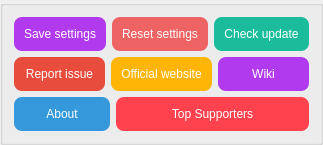
              <widget class="QGroupBox" name="groupBox_other_1">
               <property name="sizePolicy">
                <sizepolicy hsizetype="Preferred" vsizetype="Preferred">
                 <horstretch>0</horstretch>
                 <verstretch>0</verstretch>
                </sizepolicy>
               </property>
               <property name="maximumSize">
                <size>
                 <width>16777215</width>
                 <height>16777215</height>
                </size>
               </property>
               <property name="title">
                <string/>
               </property>
               <layout class="QGridLayout" name="gridLayout_7">
                <item row="0" column="0">
                 <layout class="QHBoxLayout" name="horizontalLayout_57">
                  <item>
                   <widget class="QPushButton" name="pushButton_SaveSettings">
                    <property name="enabled">
                     <bool>true</bool>
                    </property>
                    <property name="styleSheet">
                     <string notr="true">QPushButton{
background-color: rgb(178, 58, 238);
color: rgb(255, 255, 255);
border-style:outset;
border-radius:8px;
padding:10px;
}
QPushButton:hover{
background-color: rgb(191, 62, 255);
color: rgb(255, 255, 255);
border-style:outset;
border-radius:8px;
padding:10px;
}
QPushButton:pressed{
background-color: rgb(154, 50, 205);
color: rgb(255, 255, 255);
border-style:outset;
border-radius:8px;
padding:10px;
}
QPushButton:disabled{
background-color: rgb(166, 166, 166);
color: rgb(255, 255, 255);
border-style:outset;
border-radius:8px;
padding:10px;
}</string>
                    </property>
                    <property name="text">
                     <string>Save settings</string>
                    </property>
                   </widget>
                  </item>
                  <item>
                   <widget class="QPushButton" name="pushButton_ResetSettings">
                    <property name="styleSheet">
                     <string notr="true">QPushButton{
background-color: rgb(238, 99, 99);
color: rgb(255, 255, 255);
border-style:outset;
border-radius:8px;
padding:10px;
}
QPushButton:hover{
background-color: rgb(255, 106, 106);
color: rgb(255, 255, 255);
border-style:outset;
border-radius:8px;
padding:10px;
}
QPushButton:pressed{
background-color: rgb(205, 85, 85);
color: rgb(255, 255, 255);
border-style:outset;
border-radius:8px;
padding:10px;
}
QPushButton:disabled{
background-color: rgb(166, 166, 166);
color: rgb(255, 255, 255);
border-style:outset;
border-radius:8px;
padding:10px;
}</string>
                    </property>
                    <property name="text">
                     <string>Reset settings</string>
                    </property>
                   </widget>
                  </item>
                  <item>
                   <widget class="QPushButton" name="pushButton_CheckUpdate">
                    <property name="font">
                     <font>
                      <pointsize>9</pointsize>
                      <underline>false</underline>
                     </font>
                    </property>
                    <property name="styleSheet">
                     <string notr="true">QPushButton{
background-color: rgb(26, 188, 156);
color: rgb(255, 255, 255);
border-style:outset;
border-radius:8px;
padding:10px;
}
QPushButton:hover{
background-color: rgb(29, 214, 177);
color: rgb(255, 255, 255);
border-style:outset;
border-radius:8px;
padding:10px;
}
QPushButton:pressed{
background-color: rgb(23, 173, 143);
color: rgb(255, 255, 255);
border-style:outset;
border-radius:8px;
padding:10px;
}
QPushButton:disabled{
background-color: rgb(166, 166, 166);
color: rgb(255, 255, 255);
border-style:outset;
border-radius:8px;
padding:10px;
}</string>
                    </property>
                    <property name="text">
                     <string>Check update</string>
                    </property>
                   </widget>
                  </item>
                 </layout>
                </item>
                <item row="1" column="0">
                 <layout class="QHBoxLayout" name="horizontalLayout_58">
                  <item>
                   <widget class="QPushButton" name="pushButton_Report">
                    <property name="font">
                     <font>
                      <underline>false</underline>
                     </font>
                    </property>
                    <property name="styleSheet">
                     <string notr="true">QPushButton{
background-color: rgb(231, 76, 60);
color: rgb(255, 255, 255);
border-style:outset;
border-radius:8px;
padding:10px;
}
QPushButton:hover{
background-color: rgb(255, 102, 64);
color: rgb(255, 255, 255);
border-style:outset;
border-radius:8px;
padding:10px;
}
QPushButton:pressed{
background-color: rgb(204, 65, 53);
color: rgb(255, 255, 255);
border-style:outset;
border-radius:8px;
padding:10px;
}
QPushButton:disabled{
background-color: rgb(166, 166, 166);
color: rgb(255, 255, 255);
border-style:outset;
border-radius:8px;
padding:10px;
}</string>
                    </property>
                    <property name="text">
                     <string>Report issue</string>
                    </property>
                   </widget>
                  </item>
                  <item>
                   <widget class="QPushButton" name="pushButton_ReadMe">
                    <property name="font">
                     <font>
                      <underline>false</underline>
                     </font>
                    </property>
                    <property name="styleSheet">
                     <string notr="true">QPushButton{
background-color: rgb(255, 181, 6);
color: rgb(255, 255, 255);
border-style:outset;
border-radius:8px;
padding:10px;
}
QPushButton:hover{
background-color: rgb(255, 200, 50);
color: rgb(255, 255, 255);
border-style:outset;
border-radius:8px;
padding:10px;
}
QPushButton:pressed{
background-color: rgb(255, 170, 0);
color: rgb(255, 255, 255);
border-style:outset;
border-radius:8px;
padding:10px;
}
QPushButton:disabled{
background-color: rgb(166, 166, 166);
color: rgb(255, 255, 255);
border-style:outset;
border-radius:8px;
padding:10px;
}</string>
                    </property>
                    <property name="text">
                     <string>Official website</string>
                    </property>
                   </widget>
                  </item>
                  <item>
                   <widget class="QPushButton" name="pushButton_wiki">
                    <property name="toolTip">
                     <string>Open Waifu2x-Extension-GUI online wiki.</string>
                    </property>
                    <property name="styleSheet">
                     <string notr="true">QPushButton{
background-color: rgb(178, 58, 238);
color: rgb(255, 255, 255);
border-style:outset;
border-radius:8px;
padding:10px;
}
QPushButton:hover{
background-color: rgb(191, 62, 255);
color: rgb(255, 255, 255);
border-style:outset;
border-radius:8px;
padding:10px;
}
QPushButton:pressed{
background-color: rgb(154, 50, 205);
color: rgb(255, 255, 255);
border-style:outset;
border-radius:8px;
padding:10px;
}
QPushButton:disabled{
background-color: rgb(166, 166, 166);
color: rgb(255, 255, 255);
border-style:outset;
border-radius:8px;
padding:10px;
}</string>
                    </property>
                    <property name="text">
                     <string>Wiki</string>
                    </property>
                   </widget>
                  </item>
                 </layout>
                </item>
                <item row="2" column="0">
                 <layout class="QHBoxLayout" name="horizontalLayout_59" stretch="1,2">
                  <item>
                   <widget class="QPushButton" name="pushButton_about">
                    <property name="maximumSize">
                     <size>
                      <width>16777215</width>
                      <height>16777215</height>
                     </size>
                    </property>
                    <property name="styleSheet">
                     <string notr="true">QPushButton{
background-color: rgb(52, 152, 219);
color: rgb(255, 255, 255);
border-style:outset;
border-radius:8px;
padding:10px;
}
QPushButton:hover{
background-color: rgb(60, 177, 255);
color: rgb(255, 255, 255);
border-style:outset;
border-radius:8px;
padding:10px;
}
QPushButton:pressed{
background-color: rgb(45, 134, 193);
color: rgb(255, 255, 255);
border-style:outset;
border-radius:8px;
padding:10px;
}
QPushButton:disabled{
background-color: rgb(166, 166, 166);
color: rgb(255, 255, 255);
border-style:outset;
border-radius:8px;
padding:10px;
}</string>
                    </property>
                    <property name="text">
                     <string>About</string>
                    </property>
                   </widget>
                  </item>
                  <item>
                    <widget class="QPushButton" name="pushButton_SupportersList">
                     <property name="visible">
                      <bool>false</bool>
                     </property>
                     <property name="styleSheet">
                     <string notr="true">QPushButton{
background-color: rgb(255, 66, 77);
color: rgb(255, 255, 255);
border-style:outset;
border-radius:8px;
padding:10px;
}
QPushButton:hover{
background-color: rgb(255, 105, 112);
color: rgb(255, 255, 255);
border-style:outset;
border-radius:8px;
padding:10px;
}
QPushButton:pressed{
background-color: rgb(223, 50, 61);
color: rgb(255, 255, 255);
border-style:outset;
border-radius:8px;
padding:10px;
}
QPushButton:disabled{
background-color: rgb(166, 166, 166);
color: rgb(255, 255, 255);
border-style:outset;
border-radius:8px;
padding:10px;
}</string>
                    </property>
                    <property name="text">
                     <string>Top Supporters</string>
                    </property>
                   </widget>
                  </item>
                 </layout>
                </item>
               </layout>
              </widget>
